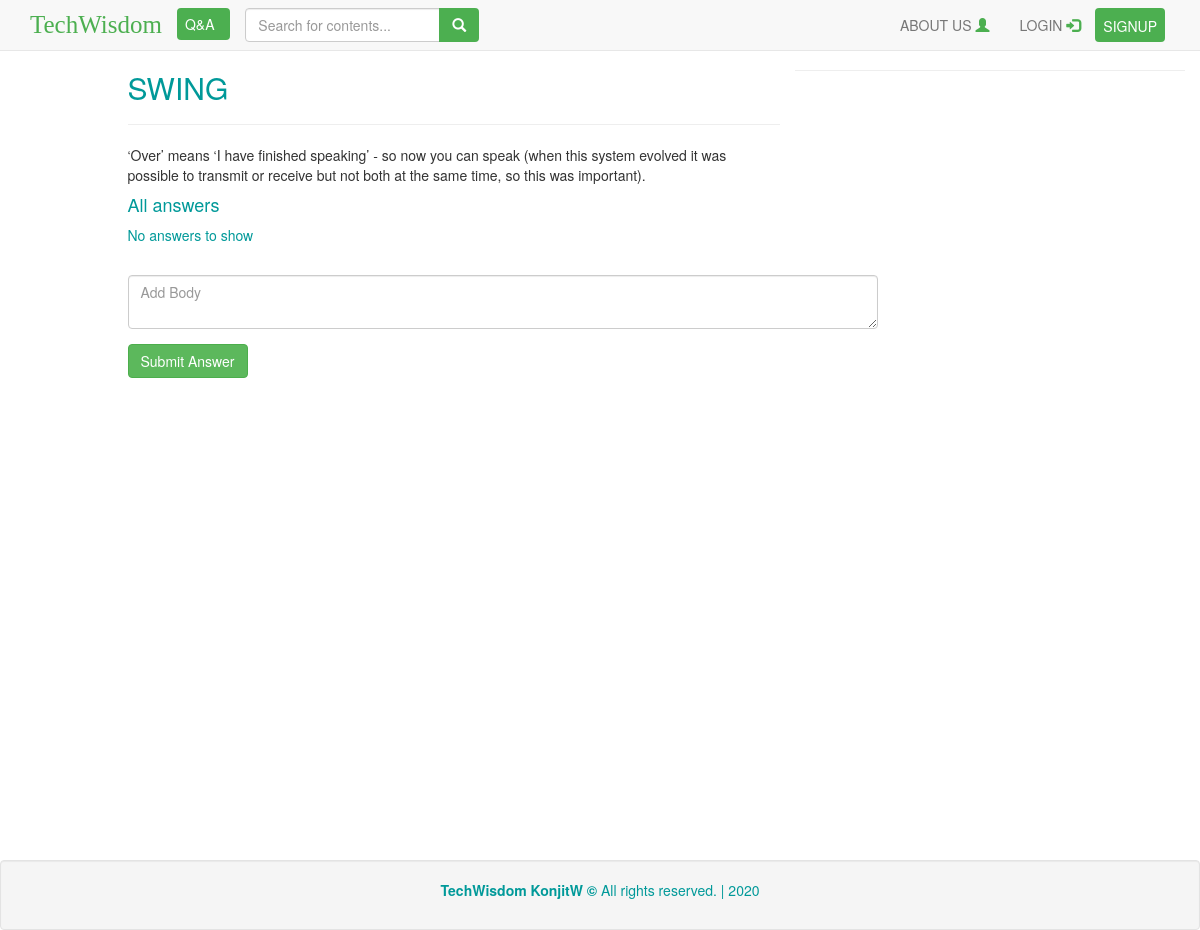
The page /questions/view/6/82 on the database its author committed.
### tables this page shows
CREATE TABLE `questions` (
  `qid` int(11) NOT NULL,
  `title` varchar(300) NOT NULL,
  `body` text DEFAULT NULL,
  `subcategory_id` int(11) DEFAULT NULL,
  `slug` varchar(255) DEFAULT NULL,
  `question_pic` varchar(300) DEFAULT NULL,
  `user_id` int(11) NOT NULL,
  `created_at` timestamp NOT NULL DEFAULT current_timestamp() ON UPDATE current_timestamp()
);

### application/controllers/Questions.php (called while the page is built, shortened)
<?php
class Questions extends CI_Controller {
    public function view($slug = NULL) {
        $data['title'] = "All Answers";
        $qid = $this->uri->segment(3);
        $quser_id = $this->uri->segment(4);
        $data['question'] = $this->question->get_question($qid, $quser_id);
        $data['answers'] = $this->question->get_answers($qid);
        $this->load->view('templates/header', $data);
        $this->load->view('questions/view', $data);
        $this->load->view('templates/footer');
    }
}

### index.php (called while the page is built, shortened)
<?php
require_once BASEPATH.'core/CodeIgniter.php';

### application/models/Question.php (called while the page is built, shortened)
<?php
class Question extends CI_Model{
    public function get_question($id, $user_id){
       $sql = "SELECT * FROM `questions` JOIN `users` ON `questions`.`qid` = $id AND `users`.`id`  = $user_id;";
       $query = $this->db->query($sql);
       return $query->row_array();
    }
}

### application/views/questions/view.php (the view, shortened to what this page needs)
<!DOCTYPE html>
<!DOCTYPE html>
<div class="col-md-offset-1 col-md-7 col-sm-6 col-xs-12 " style="top-padding: 60px;">
  </div>
<div class="row">
    <div class="col-md-offset-1 col-md-7 col-sm-6 col-xs-12 " style="top-padding: 60px;">
        <h2 style="color: #099"><?php echo $question['title']; ?></h2>
        <hr>
        <div class="post-body">
            <?php echo $question['body']; ?>
        </div>
    </div>
    <hr>
    <div class="col-md-offset-1 col-md-7 col-sm-6 col-xs-12 ">
     <h4 style="color: #099;">All answers</h4>
       <?php if(!$answers) : ?>
     <p style="color: #099;">No answers to show</p>
       <?php endif;?>
    </div>
   <?php echo form_open_multipart('answers/submit_answer/'.$question['qid']);?>
      <div class="col-md-offset-1 col-md-8">
        <div class="form-group">
            <textarea id="editor1" class="form-control" name="ans_body" placeholder="Add Body"></textarea>
         </div>
          <button class="btn btn-success">Submit Answer</button>
       </div>
  <?php echo form_close();?>
</div>

### rows shown on the page
questions: title "SWING", body "‘Over’ means ‘I have finished speaking’ - so now you can speak (when this system evolved it was possible to transmit or receive but not both at the same time, so this was important)."
